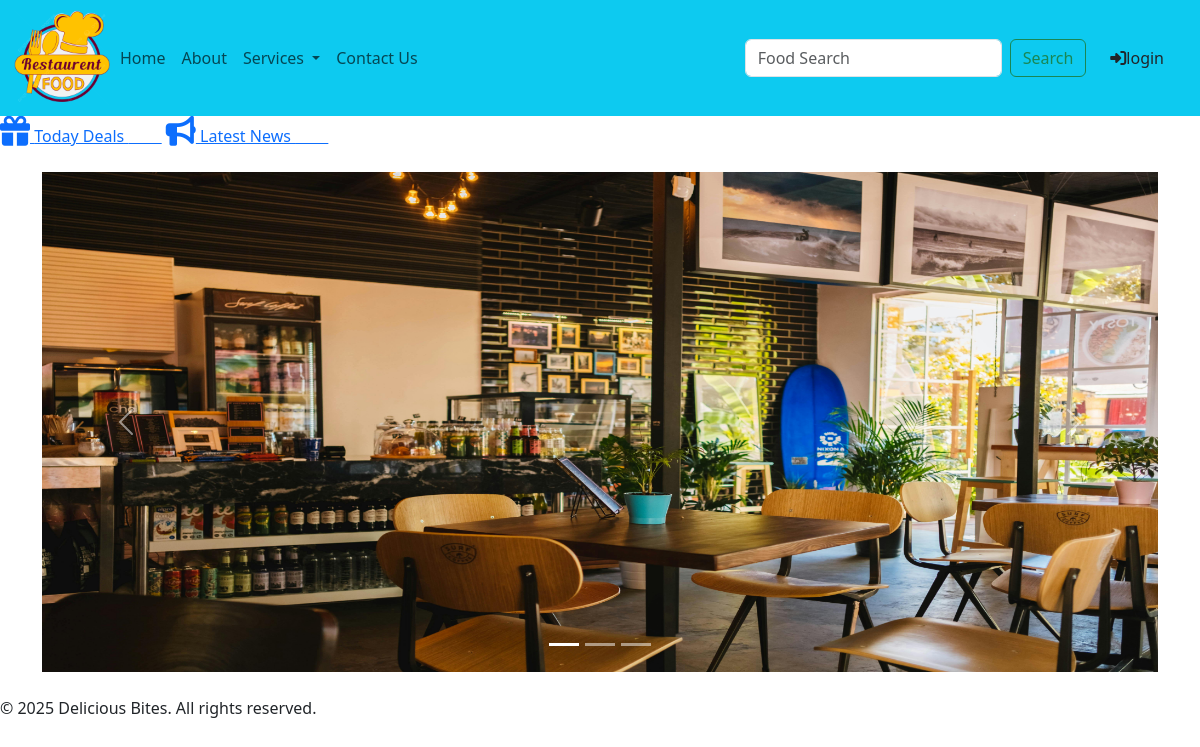
The page / on the database its author committed.
### Home/models.py (models this page shows)
class News(models.Model):
    news_title=models.CharField(max_length=75)
    news_icon=models.CharField(max_length=20,blank=True,null=True)
    news_desc=HTMLField()
    news_slug=AutoSlugField(populate_from='news_title',unique=True,null=True, default=None)

### api/models.py (models this page shows)
class Homepage(models.Model):
    gallery_image = models.ImageField(upload_to='galleries/')

### Home/views.py (the view)
# urls.py: path("",views.home,name="Home"),
def home(request):
     newsData=News.objects.all()
     homeData=Homepage.objects.all()
     data={
          'homeData':homeData,
          'newsData':newsData,
     }
     return render(request,'index.html',data)

### template/index.html (shortened to what this page needs)
{% extends 'base.html' %}
{% load static %}
{% block css %}
<link rel="stylesheet" href="{% static 'css/index.css' %}">
{% endblock css %}
{% block body %}
<marquee onmouseover="stop()" onmouseout="start()">
    {% for n in newsData %}
    <a href="/newsdetails/{{n.news_slug}}/" > <i class="{{n.news_icon}}" style="font-size: 30px;"></i>  {{n.news_title}}  &nbsp; &nbsp;&nbsp;&nbsp;&nbsp;&nbsp;&nbsp;</a>
    {% endfor %}
</marquee>
<div class="container my-4">
<div id="carouselExampleIndicators" class="carousel slide">
    <div class="carousel-indicators">
        <button type="button" data-bs-target="#carouselExampleIndicators" data-bs-slide-to="0" class="active"
            aria-current="true" aria-label="Slide 1"></button>
        <button type="button" data-bs-target="#carouselExampleIndicators" data-bs-slide-to="1"
            aria-label="Slide 2"></button>
        <button type="button" data-bs-target="#carouselExampleIndicators" data-bs-slide-to="2"
            aria-label="Slide 3"></button>
    </div>
    <div class="carousel-inner">
        {% for n in homeData %}
        <div class="carousel-item active">
            <img src="{{n.gallery_image.url}}" class="d-block w-100" alt="..." height="500">
        </div>
        {% endfor %}
    </div>
    <button class="carousel-control-prev" type="button" data-bs-target="#carouselExampleIndicators"
        data-bs-slide="prev">
        <span class="carousel-control-prev-icon" aria-hidden="true"></span>
    </button>
    <button class="carousel-control-next" type="button" data-bs-target="#carouselExampleIndicators"
        data-bs-slide="next">
        <span class="carousel-control-next-icon" aria-hidden="true"></span>
    </button>
</div>
</div>
{% endblock body %}

### rows shown on the page
News: news_title "Today Deals"
News: news_title "Latest News"
Homepage: gallery_image (picture)
